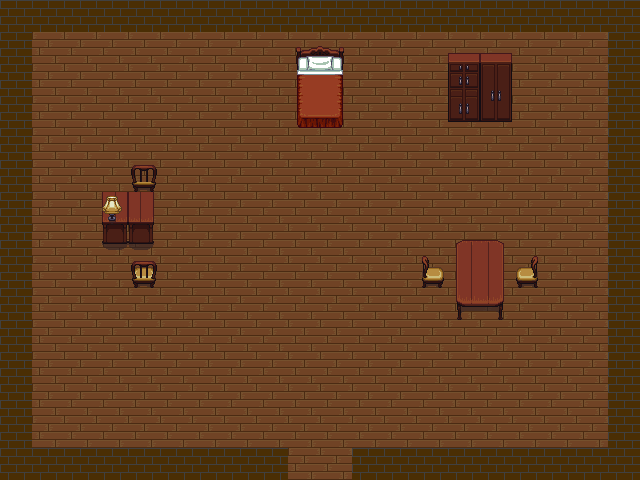

Below is a game level as drawn by its tile map, then a one-line description and the .tmx that defines it (tile-layer data replaced by summaries):
An orthogonal 20x15 tile map with 32x32 px tiles, 3 tile layers (foreground, background, lamp), 2 tilesets.

<map version="1.0" orientation="orthogonal" width="20" height="15" tilewidth="32" tileheight="32">
 <tileset firstgid="1" name="walls" tilewidth="32" tileheight="32">
  <image source="tilesets/Bricks.png" width="64" height="64" />
  <tile id="3">
   <properties>
    <property name="blocked" value="" />
   </properties>
  </tile>
 </tileset>
 <tileset firstgid="5" name="house_inside" tilewidth="32" tileheight="32">
  <image source="tilesets/house_inside.png" width="512" height="448" />
  <tile id="8">
   <properties>
    <property name="blocked" value="" />
   </properties>
  </tile>
  <tile id="9">
   <properties>
    <property name="blocked" value="" />
   </properties>
  </tile>
  <tile id="10">
   <properties>
    <property name="blocked" value="" />
   </properties>
  </tile>
  <tile id="11">
   <properties>
    <property name="blocked" value="" />
   </properties>
  </tile>
  <tile id="24">
   <properties>
    <property name="blocked" value="" />
   </properties>
  </tile>
  <tile id="25">
   <properties>
    <property name="blocked" value="" />
   </properties>
  </tile>
  <tile id="26">
   <properties>
    <property name="blocked" value="" />
   </properties>
  </tile>
  <tile id="27">
   <properties>
    <property name="blocked" value="" />
   </properties>
  </tile>
  <tile id="35">
   <properties>
    <property name="blocked" value="" />
   </properties>
  </tile>
  <tile id="36">
   <properties>
    <property name="blocked" value="" />
   </properties>
  </tile>
  <tile id="41">
   <properties>
    <property name="blocked" value="" />
   </properties>
  </tile>
  <tile id="42">
   <properties>
    <property name="blocked" value="" />
   </properties>
  </tile>
  <tile id="43">
   <properties>
    <property name="blocked" value="" />
   </properties>
  </tile>
  <tile id="51">
   <properties>
    <property name="blocked" value="" />
   </properties>
  </tile>
  <tile id="52">
   <properties>
    <property name="blocked" value="" />
   </properties>
  </tile>
  <tile id="67">
   <properties>
    <property name="blocked" value="" />
   </properties>
  </tile>
  <tile id="68">
   <properties>
    <property name="blocked" value="" />
   </properties>
  </tile>
  <tile id="84">
   <properties>
    <property name="blocked" value="" />
   </properties>
  </tile>
  <tile id="85">
   <properties>
    <property name="blocked" value="" />
   </properties>
  </tile>
  <tile id="98">
   <properties>
    <property name="blocked" value="" />
   </properties>
  </tile>
  <tile id="99">
   <properties>
    <property name="blocked" value="" />
   </properties>
  </tile>
  <tile id="100">
   <properties>
    <property name="blocked" value="" />
   </properties>
  </tile>
  <tile id="101">
   <properties>
    <property name="blocked" value="" />
   </properties>
  </tile>
  <tile id="114">
   <properties>
    <property name="blocked" value="" />
   </properties>
  </tile>
  <tile id="115">
   <properties>
    <property name="blocked" value="" />
   </properties>
  </tile>
  <tile id="116">
   <properties>
    <property name="blocked" value="" />
   </properties>
  </tile>
  <tile id="117">
   <properties>
    <property name="blocked" value="" />
   </properties>
  </tile>
 </tileset>
 <layer name="foreground" width="20" height="15">
  <data>[300 cells, 300 non-empty, 1 distinct tile ids]</data>
 </layer>
 <layer name="background" width="20" height="15">
  <data>[300 cells, 90 non-empty, 27 distinct tile ids]</data>
 </layer>
 <layer name="lamp" width="20" height="15">
  <data>[300 cells, 1 non-empty, 1 distinct tile ids]</data>
 </layer>
</map>
